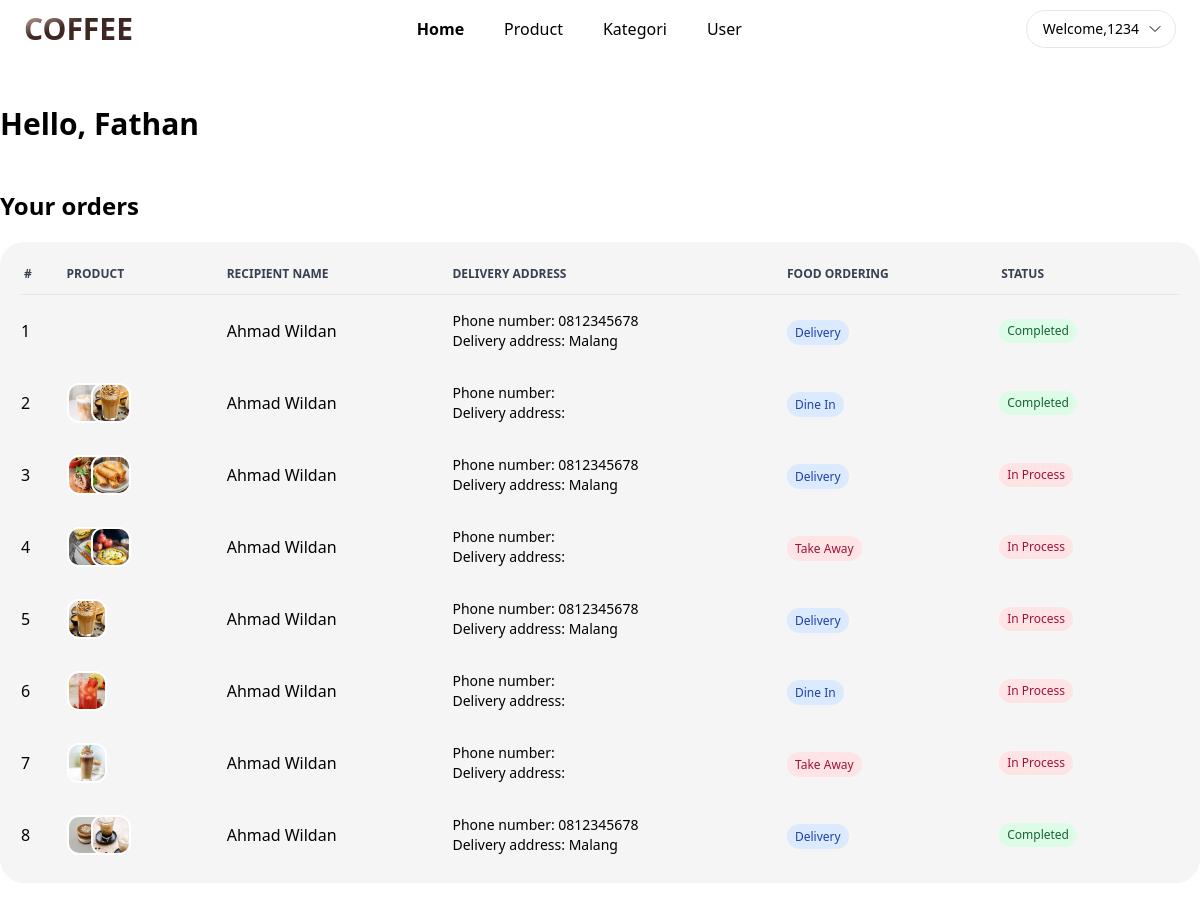
Page /dashboard.php (signed in) on the committed database.
### tables this page shows
CREATE TABLE `pembelian` (
  `id` int(11) NOT NULL,
  `id_user` varchar(20) DEFAULT NULL,
  `nama` varchar(100) NOT NULL,
  `phone` varchar(20) NOT NULL,
  `alamat` varchar(100) DEFAULT NULL,
  `pemesanan_makanan` varchar(25) NOT NULL,
  `status` varchar(25) NOT NULL
);

CREATE TABLE `barang` (
  `id` int(11) NOT NULL,
  `gambar` varchar(255) DEFAULT NULL,
  `nama` varchar(100) DEFAULT NULL,
  `harga` int(15) DEFAULT NULL,
  `id_kategori` int(11) DEFAULT NULL,
  `deskripsi` varchar(255) DEFAULT NULL,
  `status` varchar(25) NOT NULL
);

### dashboard.php (the view, shortened to what this page needs)
<?php
    global $conn;
?>
<!DOCTYPE html>
<html lang="en">
    <head>
        <link rel="stylesheet" href="./src/output.css">
    </head>
    <body>
        <header class="flex flex-wrap lg:flex-nowrap justify-between items-center py-2.5 px-4 md:px-6 xl:px-12 2xl:px-16">
            <a href="index.php">
                <h5 class="bg-gradient-to-br from-[#a1887f] from-15% to-[#3e2723] to-40% text-3xl font-black uppercase bg-clip-text text-transparent">COFFEE</h5>
            </a>
            <ul class="hidden lg:flex items-center gap-x-2">
                <li>
                    <a href="dashboard.php" class="py-2 px-4 hover:bg-[#eeeeee] rounded-full font-semibold">
                        Home
                    </a>
                </li>
                <li>
                    <a href="product.php" class="py-2 px-4 hover:bg-[#eeeeee] rounded-full">
                        Product
                    </a>
                </li>
                <li>
                    <a href="kategori.php" class="py-2 px-4 hover:bg-[#eeeeee] rounded-full">
                        Kategori
                    </a>
                </li>
                <li>
                    <a href="user.php" class="py-2 px-4 hover:bg-[#eeeeee] rounded-full">
                        User
                    </a>
                </li>
            </ul>
            <div id="parent-dropdown" class="relative inline-block">
                <button onclick="menuDropdown()" class="flex items-center py-2 pl-4 pr-3 border rounded-full font-medium text-sm">
                    Welcome, <span class="font-normal"><?php echo $_SESSION['data']['username']; ?></span>
                    <span class="ml-2">
                        <svg xmlns="http://www.w3.org/2000/svg" fill="none" viewBox="0 0 24 24" stroke-width="1.5" stroke="currentColor" class="w-4 h-4">
                            <path stroke-linecap="round" stroke-linejoin="round" d="m19.5 8.25-7.5 7.5-7.5-7.5" />
                        </svg>
                    </span>
                </button>
            </div>
        </header>
        <main class="max-w-screen-xl mx-auto px-4 lg:px-0 py-5 md:py-12">
            <h1 class="text-3xl font-semibold">Hello, Fathan</h1>
            <div class="mt-7 md:mt-12">
                <h4 class="text-2xl font-semibold">Your orders</h4>
                <?php
                    $sql = "SELECT * FROM pembelian;";
                    $query = mysqli_query($conn, $sql);
                    $i = 1;
                    if(mysqli_num_rows($query) === 0) {
                ?>
                    <div class="flex flex-col justify-center items-center bg-[#f5f5f5] rounded-3xl pb-9 mt-7">
                        <dotlottie-player src="https://lottie.host/af002951-412c-4819-9ae3-5230d9394ecb/ZpkOOvunyr.json" background="transparent" speed="1" style="width: 300px; height: 300px;" loop autoplay></dotlottie-player>
                        <div class="text-xl font-medium">No orders</div>
                    </div>
                <?php
                    } else {
                ?>
                    <div class="relative overflow-x-auto mt-5 bg-[#f5f5f5] rounded-3xl py-3 px-5">
                        <table class="table-auto w-full text-left">
                            <thead class="text-xs text-gray-700 uppercase border-b">
                                <tr>
                                    <th scope="col" class="px-1 py-3">
                                        #
                                    </th>
                                    <th scope="col" class="px-6 py-3">
                                        Product
                                    </th>
                                    <th scope="col" class="px-6 py-3">
                                        Recipient name
                                    </th>
                                    <th scope="col" class="px-6 py-3">
                                        Delivery address
                                    </th>
                                    <th scope="col" class="px-6 py-3">
                                        Food ordering
                                    </th>
                                    <th scope="col" class="px-6 py-3">
                                        Status
                                    </th>
                                </tr>
                            </thead>
                            <tbody>
                                <?php
                                    while($data = mysqli_fetch_array($query)) {
                                ?>
                                    <tr>
                                        <td><?php echo $i++ ?></td>
                                        <td class="px-6 py-4">
                                            <div class="flex -space-x-4 rtl:space-x-reverse">
                                                <?php
                                                    $getBarangDibeli = "SELECT gambar FROM barang WHERE id IN (SELECT id_barang FROM barang_dibeli WHERE id_pembelian = '{$data['id']}');";
                                                    $getBarangDibeliQuery = mysqli_query($conn, $getBarangDibeli);
                                                    while($dataGambar = mysqli_fetch_assoc($getBarangDibeliQuery)) {
                                                ?>
                                                    <img class="w-10 h-10 border-2 border-white rounded-xl object-cover"
                                                        src="<?php echo "./images/" . $dataGambar['gambar']; ?>"
                                                        alt="produk_dibeli">
                                                <?php
                                                    }
                                                ?>
                                            </div>
                                        </td>
                                        <td class="px-6 py-4 font-medium">
                                            <?php echo $data['nama']; ?>
                                        </td>
                                        <td class="px-6 py-4">
                                            <div class="text-sm">Phone number: <?php echo $data['phone']; ?></div>
                                            <div class="text-sm">Delivery address: <?php echo $data['alamat']; ?></div>
                                        </td>
                                        <td class="px-6 py-4">
                                            <?php
                                                if($data['pemesanan_makanan'] === "take away") {
                                                    echo "<span class='bg-rose-100 text-rose-800 text-xs font-medium py-1 px-2 rounded-full capitalize'>" . $data['pemesanan_makanan'] . "</span>";
                                                } else {
                                                    echo "<span class='bg-blue-100 text-blue-800 text-xs font-medium py-1 px-2 rounded-full capitalize'>" . $data['pemesanan_makanan'] . "</span>";
                                                }
                                            ?>
                                        </td>
                                        <td class="px-5 py-4">
                                            <div class="relative inline-block group">
                                                <button class="inline-flex items-center gap-x-1 py-0.5 pl-0.5 pr-1.5 hover:bg-white rounded-full">
                                                    <span class="<?php echo ($data['status'] === "in process") ? 'bg-rose-100 text-rose-800' : (($data['status'] === "to receive") ? 'bg-blue-100 text-blue-800' : 'bg-green-100 text-green-800'); ?> text-xs font-medium py-1 px-2 rounded-full capitalize">
                                                        <?php echo $data['status']; ?>
                                                    </span>
                                                </button>
                                            </div>
                                        </td>
                                    </tr>
                                <?php } ?>
                            </tbody>
                        </table>
                    </div>
                <?php } ?>
            </div>
        </main>
    </body>
</html>

### rows in the picture
pembelian: nama "Ahmad Wildan", phone "0812345678", alamat "Malang", pemesanan_makanan "Delivery", status "Completed"
pembelian: nama "Ahmad Wildan", pemesanan_makanan "Dine In", status "Completed"
barang: gambar (picture)
barang: gambar (picture)
pembelian: nama "Ahmad Wildan", phone "0812345678", alamat "Malang", pemesanan_makanan "Delivery", status "In Process"
barang: gambar (picture)
barang: gambar (picture)
pembelian: nama "Ahmad Wildan", pemesanan_makanan "Take Away", status "In Process"
barang: gambar (picture)
barang: gambar (picture)
pembelian: nama "Ahmad Wildan", phone "0812345678", alamat "Malang", pemesanan_makanan "Delivery", status "In Process"
pembelian: nama "Ahmad Wildan", pemesanan_makanan "Dine In", status "In Process"
barang: gambar (picture)
pembelian: nama "Ahmad Wildan", pemesanan_makanan "Take Away", status "In Process"
barang: gambar (picture)
pembelian: nama "Ahmad Wildan", phone "0812345678", alamat "Malang", pemesanan_makanan "Delivery", status "Completed"
barang: gambar (picture)
barang: gambar (picture)

### other values in the picture
$_SESSION['data']['username'] "1234"
